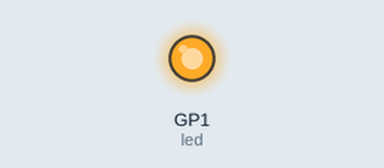
A program run on a simulated Raspberry Pi Pico running CircuitPython. Shown: output pins drawn as LEDs (lit = HIGH).

Above: at 0.15 s.
At 5.25 s:
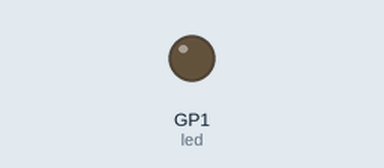
Timing chart, 0 to 5.5 s (numbered marks = the images above):
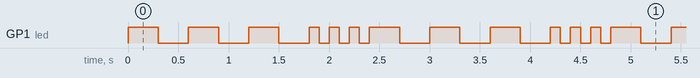

Measured:
- by itself, GP1 (led): repeats every 2.4 s: 2 × (LOW 0.30 s, HIGH 0.30 s), LOW 0.30 s, 3 × (HIGH 0.10 s, LOW 0.10 s), HIGH 0.30 s
- by itself, everything shown: repeats every 2.4 s, in 12 steps

The program:

codeNoodsPattern.py
```python
import board
import pwmio
import time

led = pwmio.PWMOut(board.GP1, frequency=1000)
led.duty_cycle = 65535

pattern = [0.3,0.3,0.3,0.1,0.1,0.1]

while True:
    for p in pattern:
        led.duty_cycle=65535
        time.sleep(p)
        led.duty_cycle=0
        time.sleep(p)
```
